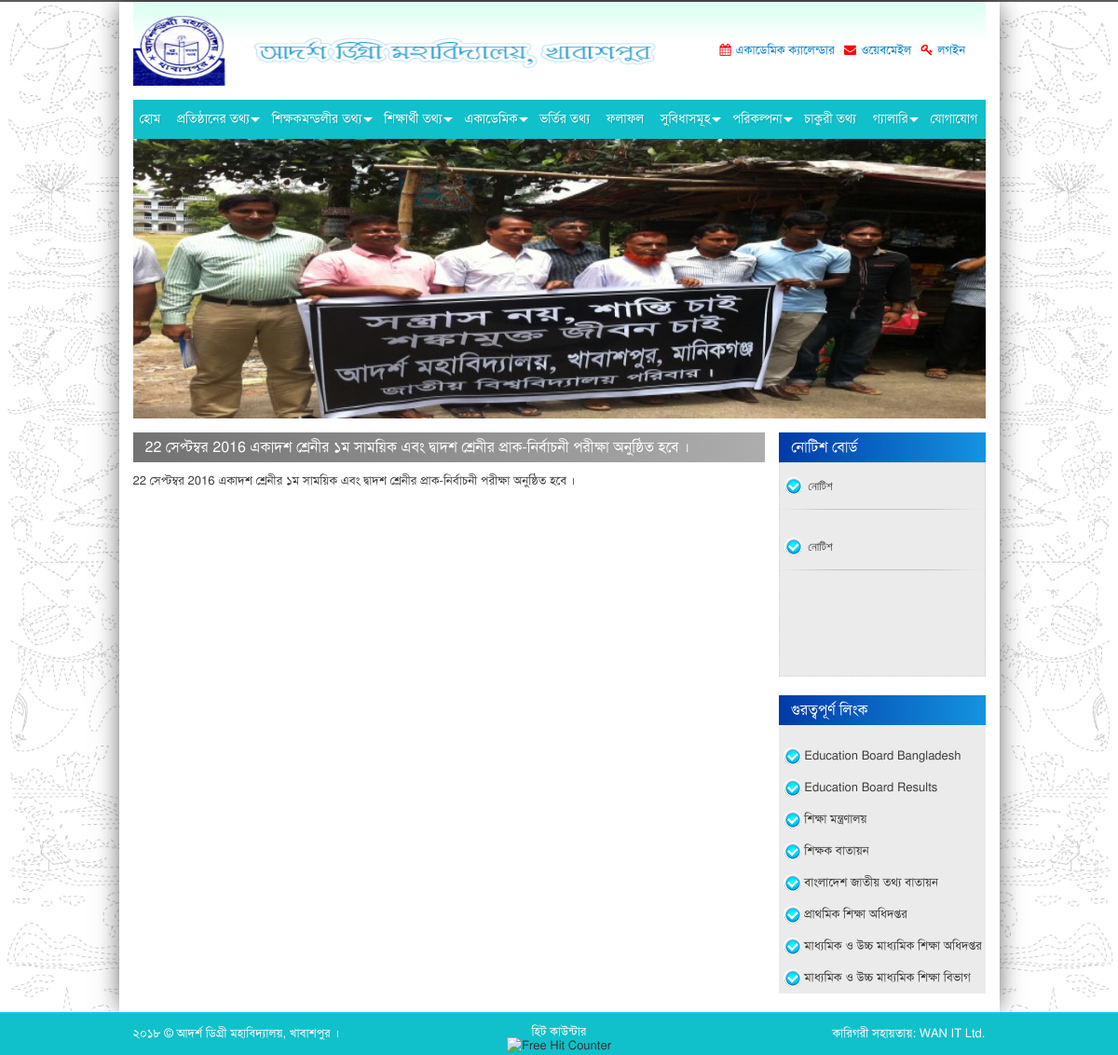
Page /page/news/10 on the committed database.
### tables this page shows
CREATE TABLE `tbl_contact` (
  `id` tinyint(1) NOT NULL COMMENT 'PK',
  `school_name` varchar(255) NOT NULL,
  `email` varchar(255) NOT NULL,
  `address` text NOT NULL,
  `google_map` text NOT NULL,
  `logo` varchar(255) NOT NULL
);

CREATE TABLE `tbl_documents` (
  `id` int(10) NOT NULL COMMENT 'PK',
  `slug` varchar(255) NOT NULL,
  `title` varchar(255) NOT NULL,
  `file_name` varchar(255) NOT NULL
);

CREATE TABLE `tbl_static_page` (
  `id` int(10) NOT NULL COMMENT 'PK',
  `slug` varchar(255) NOT NULL,
  `title` varchar(255) NOT NULL,
  `details` text NOT NULL,
  `file_name` varchar(255) NOT NULL
);

CREATE TABLE `tbl_banners` (
  `id` int(10) NOT NULL COMMENT 'PK',
  `page` varchar(255) NOT NULL,
  `file_name` varchar(255) NOT NULL
);

CREATE TABLE `tbl_news` (
  `id` int(10) NOT NULL COMMENT 'PK',
  `published` datetime NOT NULL,
  `title` varchar(255) NOT NULL,
  `details` text NOT NULL,
  `file_name` varchar(255) NOT NULL
);

CREATE TABLE `tbl_notice` (
  `id` int(10) NOT NULL COMMENT 'PK',
  `published` datetime NOT NULL,
  `title` varchar(255) NOT NULL,
  `details` text NOT NULL,
  `file_name` varchar(255) NOT NULL
);

### application/controllers/Page.php (called while the page is built, shortened)
<?php if (!defined('BASEPATH')) 	exit('Hacking Attempt: Get out of the system ..!');
class Page extends CI_Controller {
	public function news() {
		$this->load->view('header');
		$this->load->view('news');
		$this->load->view('footer');
	}
}

### index.php (called while the page is built, shortened)
<?php
require_once BASEPATH.'core/CodeIgniter.php';

### application/models/Contact_model.php (called while the page is built, shortened)
<?php if (!defined('BASEPATH')) 	exit('Hacking Attempt : Get Out of the system ..!');
class Contact_model extends CI_Model {
	var $table = 'contact';
	public function index() {
		$query = $this->db->get_where($this->table);
		return $query->row();
	}
}

### application/models/Documents_model.php (called while the page is built, shortened)
<?php if (!defined('BASEPATH')) 	exit('Hacking Attempt : Get Out of the system ..!');
class Documents_model extends CI_Model {
	var $table = 'documents';
	public function document_list () {
		$this->db->select('*');
		$this->db->from($this->table);
		$this->db->order_by('id', 'ASC');
		return $this->db->get()->result();
	}
}

### application/models/Static_page_model.php (called while the page is built, shortened)
<?php if (!defined('BASEPATH')) 	exit('Hacking Attempt : Get Out of the system ..!');
class Static_page_model extends CI_Model {
	var $table = 'static_page';
	public function page_list () {
		$this->db->select('*');
		$this->db->from($this->table);
		$this->db->order_by('id', 'ASC');
		return $this->db->get()->result();
	}
}

### application/models/Banners_model.php (called while the page is built, shortened)
<?php if (!defined('BASEPATH')) 	exit('Hacking Attempt : Get Out of the system ..!');
class Banners_model extends CI_Model {
	var $table = 'banners';
	public function banner_by_page ($page=NULL) {
		$this->db->select('*');
		$this->db->from($this->table);
		$this->db->where('page', $page);
		$this->db->order_by('id', 'RANDOM');
		$this->db->limit(1);
		return $this->db->get()->row();
	}
}

### application/models/News_model.php (called while the page is built, shortened)
<?php if (!defined('BASEPATH')) 	exit('Hacking Attempt : Get Out of the system ..!');
class News_model extends CI_Model {
	var $table = 'news';
	public function details($id) {
		$query = $this->db->get_where($this->table, array('id' => $id));
		return $query->result();
	}
}

### application/models/Notice_model.php (called while the page is built, shortened)
<?php if (!defined('BASEPATH')) 	exit('Hacking Attempt : Get Out of the system ..!');
class Notice_model extends CI_Model {
	var $table = 'notice';
	public function notice_list () {
		$this->db->select('*');
		$this->db->from($this->table);
		$this->db->order_by('id', 'DESC');
		return $this->db->get()->result();
	}
}

### application/helpers/oyo_helper.php (called while the page is built, shortened)
<?php if (!defined('BASEPATH')) 	exit('Hacking Attempt: Get out of the system ..!');
function eng_to_bng($val) {
	$eng = array('0', '1', '2', '3', '4', '5', '6', '7', '8', '9');
	$bng = array('০', '১', '২', '৩', '৪', '৫', '৬', '৭', '৮', '৯');
	return str_ireplace($eng, $bng, $val);
}

### application/views/news.php (the view, shortened to what this page needs)
		<div class="col-lg-12 col-md-12 col-sm-12 col-xs-12">
			<div id="main-page">
				<div class="row">
					<div class="col-lg-9 col-md-9 col-sm-9 col-xs-12">
						<div class="main-section-leftside">
							<div class="row">
								<div class="col-lg-12 col-md-12 col-sm-12 col-xs-12">
									<div class="inner-page">
										<div class="content">
											<?php
												foreach ($this->news_model->details($this->uri->segment(3)) as $row) {
													echo "<h3 class='head_black'>".$row->title."</h3>";
													echo "<p class='paragraph'>".nl2br($row->details)."</p>";
												}
											?>
										</div>
									</div>
								</div>
							</div>
						</div>
					</div>
					<div class="col-lg-3 col-md-3 col-sm-3 col-xs-12 right-section-padding">
						<?php $this->load->view('sidebar');?>
					</div>
				</div>
			</div>
		</div>
	</div>
</div>
</div>

### application/views/header.php (shortened to what this page needs)
<?php
	$contact = $this->contact_model->index();
	$documents = $this->documents_model->document_list();
	$page_list = $this->static_page_model->page_list();
?>
<!DOCTYPE html>
<html lang="en">
<head>
	<link rel="stylesheet" type="text/css" href="<?php echo base_url().'assets/site/';?>css/bootstrap.min.css">
	<link rel="stylesheet" type="text/css" href="<?php echo base_url().'assets/site/';?>css/bootstrap-theme.min.css" />
	<link rel="stylesheet" type="text/css" href="<?php echo base_url().'assets/site/';?>css/fonts.css" />
	<link rel="stylesheet" type="text/css" href="<?php echo base_url().'assets/site/';?>css/client.css">
	<link rel="stylesheet" type="text/css" href="<?php echo base_url().'assets/site/';?>css/font-awesome.min.css">
	<link rel="stylesheet" type="text/css" href="<?php echo base_url().'assets/site/';?>css/addvertise_scroll.css" />
	<link rel="stylesheet" type="text/css" href="<?php echo base_url().'assets/site/';?>css/vticker.css" />
	<link rel="stylesheet" type="text/css" href="<?php echo base_url().'assets/site/';?>css/menu.css" />
	<link rel="stylesheet" href="https://cdnjs.cloudflare.com/ajax/libs/fancybox/2.1.5/jquery.fancybox.min.css" media="screen">
	<link rel="stylesheet" type="text/css" href="<?php echo base_url().'assets/site/';?>css/styles.css" />
</head>
<body>
<div class="container">
	<div class="row">
		<div id="body_wrapper">
			<div class="col-lg-12 col-md-12 col-sm-12 col-xs-12">
				<div id="header">
					<div class="header_inner">
						<div class="row">
							<div class="col-lg-8 col-md-8 col-sm-8 col-xs-12">
								<div class="logo">
									<a href="<?php echo base_url();?>"><img src="<?php echo base_url().'assets/filemanager/'.$contact->logo;?>"class="img-responsive" alt="<?php echo $contact->school_name;?>"> </a>
								</div>
							</div>
							<div class="col-lg-4 col-md-4 col-sm-4 col-xs-12">
								<div class="header-right">
									<ul>
										<li>
											<div class="calender">
												<?php foreach ($documents as $row) { if (in_array($row->id, array(1))) { ?>
													<a href="<?php echo base_url().'assets/filemanager/documents/'.$row->file_name;?>" target="_blank"><span><i class="fa fa-calendar" aria-hidden="true"></i></span><?php echo $row->title;?></a>
												<?php } } ?>
											</div>
										</li>
										<li>
											<div class="calender">
												<a href="<?php echo base_url().'webmail';?>" target="_blank"><span><i class="fa fa-envelope" aria-hidden="true"></i></span>ওয়েবমেইল</a>
											</div>
										</li>
										<li>
											<div class="calender">
												<a href="<?php echo base_url().'admin-panel';?>" target="_blank"><span><i class="fa fa-key" aria-hidden="true"></i></span>লগইন</a>
											</div>
										</li>
									</ul>
								</div>
							</div>
						</div>
					</div>
				</div>
			</div>
			<div class="col-lg-12 col-md-12 col-sm-12 col-xs-12">
				<div class="navigation">
					<div id='cssmenu'>
						<ul>
							<li><a href='<?php echo base_url();?>'><span>হোম</span></a></li>
							<li class='active has-sub'><a href='#'><span>  প্রতিষ্ঠানের তথ্য </span></a>
							</li>
							<li class='active has-sub'><a href='#'><span>  শিক্ষকমন্ডলীর তথ্য  </span></a>
							</li>
							<li class='active has-sub'><a href='#'><span>  শিক্ষার্থী তথ্য  </span></a>
							</li>
							<li class='active has-sub'><a href='#'><span>  একাডেমিক </span></a>
							</li>
							<?php foreach ($page_list as $row) { if (in_array($row->id, array(5))) { ?>
								<li><a href="<?php echo base_url()."page/single/".$row->slug;?>"><span><?php echo $row->title;?></span></a></li>
							<?php } } ?>
							<li><a href="<?php echo base_url().'page/content/results';?>"><span>ফলাফল </span></a></li>
							<li class='active has-sub'><a href='#'><span> সুবিধাসমূহ  </span></a>
							</li>
							<li class='active has-sub'><a href='#'><span> পরিকল্পনা  </span></a>
							</li>
							<?php foreach ($page_list as $row) { if (in_array($row->id, array(9))) { ?>
								<li><a href="<?php echo base_url()."page/single/".$row->slug;?>"><span><?php echo $row->title;?></span></a></li>
							<?php } } ?>
							<li class='active has-sub'><a href='#'><span> গ্যালারি </span></a>
							</li>
							<li class='last'><a href="<?php echo base_url().'page/content/contact';?>"><span>  যোগাযোগ </span></a></li>
						</ul>
					</div>
				</div>
			</div>
			<?php if($this->uri->segment(1)!=NULL) { ?>
				<div class="col-lg-12 col-md-12 col-sm-12 col-xs-12">
					<div id="banner_inner">
						<?php $banner = $this->banners_model->banner_by_page('অন্যান্য পেইজ'); ?>
						<img style="height:300px;width:100%" src="<?php echo base_url().'assets/filemanager/banners/'.$banner->file_name;?>" class="img-responsive" alt="Slider">
					</div>
				</div>
			<?php } ?>

### application/views/sidebar.php
<div class="main-section-rightside">
	<div class="notice-box">
		<h2 class="title-box">নোটিশ বোর্ড</h2>
		<div class="news_box">
			<div class="scroll-text" id="demo2">
				<ul>
					<?php foreach ($this->notice_model->notice_list() as $row) { ?>
						<li>
							<a href="<?php echo base_url().'page/notice/'.$row->id;?>">
								<div class="news_box_inner">
									<p class="news_box_p"><?php echo $row->title; ?></p>
								</div>
							</a>
						</li>
					<?php } ?>
				</ul>
			</div>
		</div>
	</div>
	<div class="notice-box">
		<h2 class="title-box">গুরত্বপূর্ণ লিংক</h2>
		<div class="drop-box">
			<div class="p_rgt_txt">
				<ul>
					<li><a target="_blank" href="http://www.educationboard.gov.bd/">Education Board Bangladesh</a></li>
					<li><a target="_blank" href="http://www.educationboardresults.gov.bd/">Education Board Results</a></li>
					<li><a target="_blank" href="http://www.moedu.gov.bd/">শিক্ষা মন্ত্রণালয়</a></li>
					<li><a target="_blank" href="https://www.teachers.gov.bd/"> শিক্ষক বাতায়ন</a></li>
					<li><a target="_blank" href="http://bangladesh.gov.bd/">বাংলাদেশ জাতীয় তথ্য বাতায়ন</a></li>
					<li><a target="_blank" href="http://www.dpe.gov.bd/">প্রাথমিক শিক্ষা অধিদপ্তর</a></li>
					<li><a target="_blank" href="http://www.dshe.gov.bd/"> মাধ্যমিক ও উচ্চ মাধ্যমিক শিক্ষা অধিদপ্তর</a></li>
					<li><a target="_blank" href="http://www.shed.gov.bd/"> মাধ্যমিক ও উচ্চ মাধ্যমিক শিক্ষা বিভাগ</a></li>
				</ul>
			</div>
		</div>
	</div>
</div>

### application/views/footer.php (shortened to what this page needs)
<?php $contact = $this->contact_model->index(); ?>
<div id="footer">
	<div class="container">
		<div class="row">
			<div class="col-lg-4 col-md-4 col-sm-4 col-xs-12">
				<div class="copy_right">
					<p class="copy_right_p">  <?php echo eng_to_bng(date('Y')). " &copy; ". $contact->school_name; ?>।</p>
				</div>
			</div>
			<div class="col-lg-4 col-md-4 col-sm-4 col-xs-12">
				<div class="hit_counter">
					<p class="paragraph_hit">হিট কাউন্টার</p>
					<div align="center" style="margin-top:-2px;">
						<img border="0" alt="Free Hit Counter" src="http://www.hit-counts.com/counter.php?t=MTM1ODUyOQ==">
					</div>
				</div>
			</div>
			<div class="col-lg-4 col-md-4 col-sm-4 col-xs-12">
				<div class="developed" style="float: right; width:100%;">
					<p class="copy_right_p"  style="float: right">কারিগরী সহায়তায়:<a href="http://wanitltd.com" target="_blank" > WAN IT Ltd.</a> </p>
				</div>
			</div>
		</div>
	</div>
</div>
</body>
</html>

### assets/site/css/addvertise_scroll.css (style rules this page uses)
.scroll-text { height: 545px; overflow: hidden; margin: 0 auto; border: 1px dotted #cfcfcf; padding: 0px; }
.scroll-text ul { width: 100%; margin: 0; padding:0; }
.scroll-text ul li { list-style:none; height:auto; padding-bottom:15px; }
.scroll-text ul li a { font-size:14px; font-family:Verdana, Geneva, sans-serif; color:#000; text-decoration:none; }

### assets/site/css/menu.css (style rules this page uses)
#cssmenu { position: relative; height: auto; width: auto; font-family: 'SolaimanLipiNormal'; }
#cssmenu ul { list-style: none; padding: 0; margin: 0; line-height: 1; }
#cssmenu > ul { position: relative; display: block; width: 100%; z-index: 500; }
#cssmenu:after, #cssmenu > ul:after { content: "."; display: block; clear: both; visibility: hidden; line-height: 0; height: 0; }
#cssmenu > ul > li { display: inline-block; position: relative; margin: 0; padding: 0; }
#cssmenu ul li a { display: block; font-family: 'SolaimanLipiNormal'; text-decoration: none; }
#cssmenu > ul > li > a { color: #fff; font-family: 'SolaimanLipiNormal'; font-size: 14px; font-weight: 500; padding: 14px 7px; font-weight: 500; text-transform: capitalize; transition: color 0.25s ease-out 0s; text-shadow: 1px 1px 1px rgba(0, 0, 0, 0.12); }
#cssmenu > ul > li.has-sub > a { padding-right: 13px; }
#cssmenu li.has-sub::after { display: block; content: ""; position: absolute; width: 0; height: 0; }
#cssmenu > ul > li.has-sub::after { right: 2px; top: 19px; border: 5px solid transparent; border-top-color: #fff; }

### rows in the picture
tbl_contact: logo (picture), school_name "আদর্শ ডিগ্রী মহাবিদ্যালয়, খাবাশপুর"
tbl_documents: title "একাডেমিক ক্যালেন্ডার"
tbl_static_page: title "ভর্তির তথ্য"
tbl_static_page: title "চাকুরী তথ্য"
tbl_banners: file_name (picture)
tbl_news: title "22 সেপ্টম্বর 2016 একাদশ শ্রেনীর ১ম সাময়িক এবং দ্বাদশ শ্রেনীর প্রাক-নির্বাচনী পরীক্ষা অনুষ্ঠিত হবে ।", details "22 সেপ্টম্বর 2016 একাদশ শ্রেনীর ১ম সাময়িক এবং দ্বাদশ শ্রেনীর প্রাক-নির্বাচনী পরীক্ষা অনুষ্ঠিত হবে ।"
tbl_notice: title "নোটিশ"
tbl_notice: title "নোটিশ"
